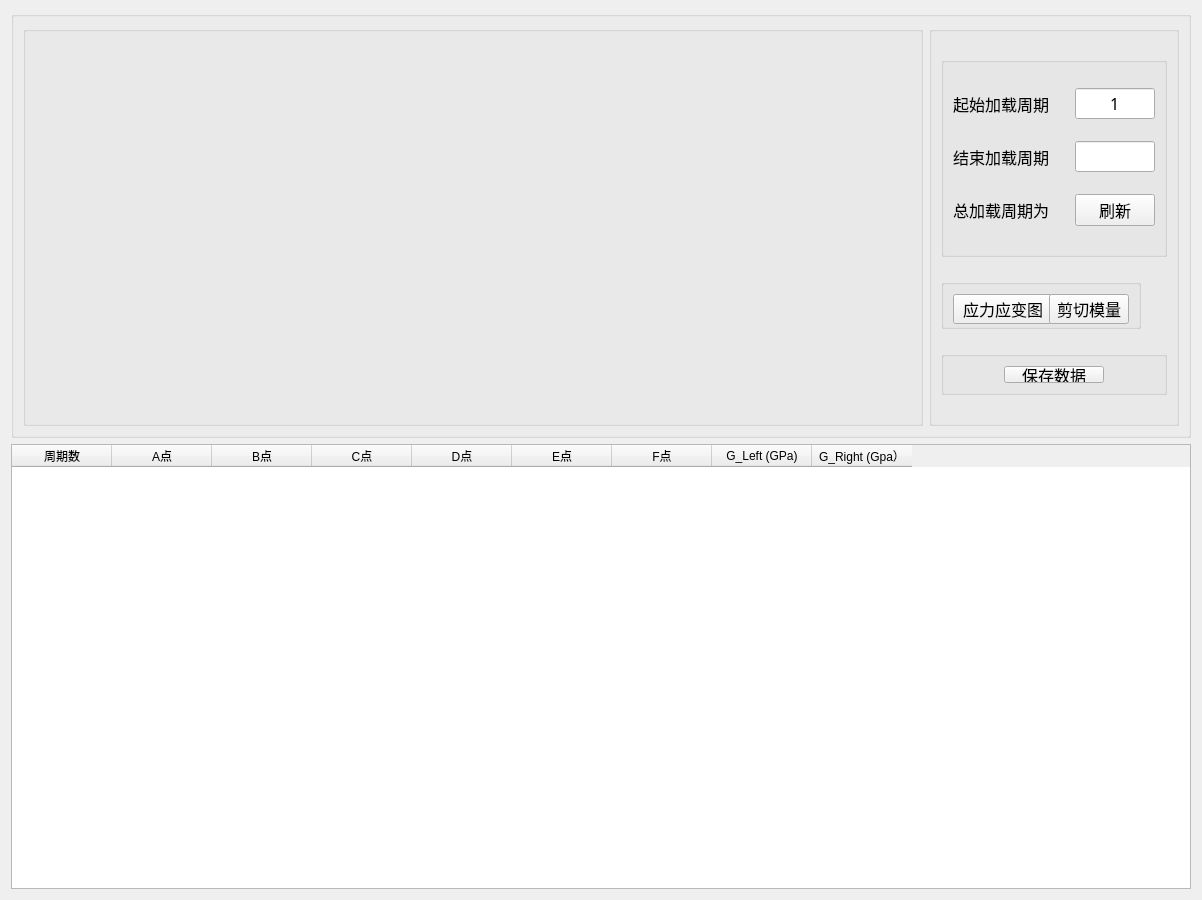
<?xml version="1.0" encoding="UTF-8"?>
<ui version="4.0">
 <class>ComparisonData</class>
 <widget class="QWidget" name="ComparisonData">
  <property name="geometry">
   <rect>
    <x>0</x>
    <y>0</y>
    <width>1200</width>
    <height>900</height>
   </rect>
  </property>
  <property name="windowTitle">
   <string>Form</string>
  </property>
  <layout class="QGridLayout" name="gridLayout_4">
   <item row="0" column="0">
    <widget class="QGroupBox" name="groupBox_3">
     <property name="title">
      <string/>
     </property>
     <layout class="QGridLayout" name="gridLayout_5">
      <item row="0" column="0">
       <widget class="QGroupBox" name="groupBox">
        <property name="minimumSize">
         <size>
          <width>900</width>
          <height>400</height>
         </size>
        </property>
        <property name="title">
         <string/>
        </property>
        <layout class="QGridLayout" name="gridLayout">
         <item row="0" column="0">
          <widget class="QCustomPlot" name="plot_orignal" native="true"/>
         </item>
         <item row="0" column="1">
          <widget class="QCustomPlot" name="plot_processing" native="true"/>
         </item>
        </layout>
       </widget>
      </item>
      <item row="0" column="1">
       <widget class="QGroupBox" name="groupBox_4">
        <property name="maximumSize">
         <size>
          <width>250</width>
          <height>16777215</height>
         </size>
        </property>
        <property name="title">
         <string/>
        </property>
        <layout class="QGridLayout" name="gridLayout_7">
         <item row="0" column="0">
          <widget class="QGroupBox" name="groupBox_2">
           <property name="maximumSize">
            <size>
             <width>230</width>
             <height>200</height>
            </size>
           </property>
           <property name="title">
            <string/>
           </property>
           <layout class="QGridLayout" name="gridLayout_2">
            <item row="0" column="0">
             <widget class="QLabel" name="label_2">
              <property name="font">
               <font>
                <family>宋体</family>
                <pointsize>12</pointsize>
               </font>
              </property>
              <property name="text">
               <string>起始加载周期</string>
              </property>
             </widget>
            </item>
            <item row="0" column="1">
             <widget class="QLineEdit" name="startCycle">
              <property name="maximumSize">
               <size>
                <width>80</width>
                <height>16777215</height>
               </size>
              </property>
              <property name="font">
               <font>
                <family>宋体</family>
                <pointsize>12</pointsize>
               </font>
              </property>
              <property name="text">
               <string>1</string>
              </property>
              <property name="alignment">
               <set>Qt::AlignCenter</set>
              </property>
             </widget>
            </item>
            <item row="1" column="0">
             <widget class="QLabel" name="label_3">
              <property name="font">
               <font>
                <family>宋体</family>
                <pointsize>12</pointsize>
               </font>
              </property>
              <property name="text">
               <string>结束加载周期</string>
              </property>
             </widget>
            </item>
            <item row="1" column="1">
             <widget class="QLineEdit" name="endCycle">
              <property name="maximumSize">
               <size>
                <width>80</width>
                <height>16777215</height>
               </size>
              </property>
              <property name="font">
               <font>
                <family>宋体</family>
                <pointsize>12</pointsize>
               </font>
              </property>
              <property name="alignment">
               <set>Qt::AlignCenter</set>
              </property>
             </widget>
            </item>
            <item row="2" column="0">
             <widget class="QLabel" name="label">
              <property name="minimumSize">
               <size>
                <width>140</width>
                <height>0</height>
               </size>
              </property>
              <property name="font">
               <font>
                <family>宋体</family>
                <pointsize>12</pointsize>
               </font>
              </property>
              <property name="text">
               <string>总加载周期为</string>
              </property>
             </widget>
            </item>
            <item row="2" column="1">
             <widget class="QPushButton" name="refresh">
              <property name="maximumSize">
               <size>
                <width>80</width>
                <height>16777215</height>
               </size>
              </property>
              <property name="font">
               <font>
                <family>宋体</family>
                <pointsize>12</pointsize>
               </font>
              </property>
              <property name="text">
               <string>刷新</string>
              </property>
             </widget>
            </item>
           </layout>
          </widget>
         </item>
         <item row="1" column="0">
          <widget class="QGroupBox" name="groupBox_5">
           <property name="maximumSize">
            <size>
             <width>200</width>
             <height>50</height>
            </size>
           </property>
           <property name="title">
            <string/>
           </property>
           <layout class="QGridLayout" name="gridLayout_3">
            <item row="0" column="0">
             <widget class="QPushButton" name="pushButton_2">
              <property name="minimumSize">
               <size>
                <width>100</width>
                <height>30</height>
               </size>
              </property>
              <property name="maximumSize">
               <size>
                <width>100</width>
                <height>30</height>
               </size>
              </property>
              <property name="font">
               <font>
                <family>宋体</family>
                <pointsize>12</pointsize>
               </font>
              </property>
              <property name="text">
               <string>应力应变图</string>
              </property>
             </widget>
            </item>
            <item row="0" column="1">
             <widget class="QPushButton" name="pushButton">
              <property name="minimumSize">
               <size>
                <width>0</width>
                <height>30</height>
               </size>
              </property>
              <property name="maximumSize">
               <size>
                <width>100</width>
                <height>30</height>
               </size>
              </property>
              <property name="font">
               <font>
                <family>宋体</family>
                <pointsize>12</pointsize>
               </font>
              </property>
              <property name="text">
               <string>剪切模量</string>
              </property>
             </widget>
            </item>
           </layout>
          </widget>
         </item>
         <item row="2" column="0">
          <widget class="QGroupBox" name="groupBox_6">
           <property name="maximumSize">
            <size>
             <width>16777215</width>
             <height>44</height>
            </size>
           </property>
           <property name="title">
            <string/>
           </property>
           <layout class="QGridLayout" name="gridLayout_6">
            <item row="0" column="0">
             <widget class="QPushButton" name="pushButton_3">
              <property name="maximumSize">
               <size>
                <width>100</width>
                <height>30</height>
               </size>
              </property>
              <property name="font">
               <font>
                <family>宋体</family>
                <pointsize>12</pointsize>
               </font>
              </property>
              <property name="text">
               <string>保存数据</string>
              </property>
             </widget>
            </item>
           </layout>
          </widget>
         </item>
        </layout>
       </widget>
      </item>
     </layout>
    </widget>
   </item>
   <item row="1" column="0">
    <widget class="QTableWidget" name="tableWidget">
     <column>
      <property name="text">
       <string>周期数</string>
      </property>
     </column>
     <column>
      <property name="text">
       <string>A点</string>
      </property>
     </column>
     <column>
      <property name="text">
       <string>B点</string>
      </property>
     </column>
     <column>
      <property name="text">
       <string>C点</string>
      </property>
     </column>
     <column>
      <property name="text">
       <string>D点</string>
      </property>
     </column>
     <column>
      <property name="text">
       <string>E点</string>
      </property>
     </column>
     <column>
      <property name="text">
       <string>F点</string>
      </property>
     </column>
     <column>
      <property name="text">
       <string>G_Left (GPa)</string>
      </property>
     </column>
     <column>
      <property name="text">
       <string>G_Right (Gpa）</string>
      </property>
     </column>
    </widget>
   </item>
  </layout>
 </widget>
 <customwidgets>
  <customwidget>
   <class>QCustomPlot</class>
   <extends>QWidget</extends>
   <header>qcustomplot.h</header>
   <container>1</container>
  </customwidget>
 </customwidgets>
 <resources/>
 <connections/>
</ui>
